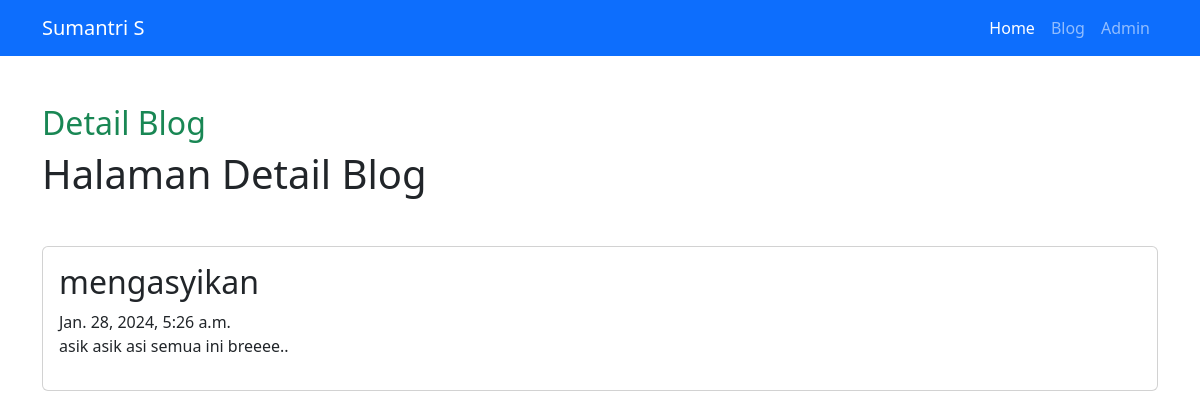
The page /blog/detail/mengasyikan/ on the database its author committed.
### blog/models.py (models this page shows, shortened)
class Artikel(models.Model):
    judul = models.CharField(max_length=255)
    isi = models.TextField()
    kategori = models.ForeignKey(Kategori, on_delete=models.CASCADE)
    slug_art = models.SlugField(editable=False, blank=True)
    pubdate = models.DateTimeField(auto_now_add=True)
    update = models.DateTimeField(auto_now=True)

### blog/views.py (the view)
# urls.py: path('detail/<slug:slugInput>/', views.detail_artikel, name='detail_artikel'),
def detail_artikel(request, slugInput):
    detail_articles = Artikel.objects.get(slug_art=slugInput)
    context = {
        'Judul': 'Detail Blog',
        'Heading': 'Halaman Detail Blog',
        'DetailArtikel': detail_articles,
    }
    return render(request, 'blog/detail.html', context)

### blog/templates/blog/detail.html (shortened to what this page needs)
{% extends "base.html" %}
{% block title %}
<h2 class="mt-5 text-success">{{Judul}}</h2>
{% endblock title %}
{% block contents %}
<h1>{{Heading}}</h1>
        <div class="card mt-5">
            <div class="card-body">
                <h2 class="card-title">{{DetailArtikel.judul}}</h2>
                <span class="text-secondar">{{DetailArtikel.pubdate}}</span>
                <p class="text-dark fst-norma">{{DetailArtikel.isi}}</p>
            </div>
        </div>
{% endblock contents %}

### rows shown on the page
Artikel: judul "mengasyikan", pubdate "Jan. 28, 2024, 5:26 a.m.", isi "asik asik asi semua ini breeee.."

### other values the page prints
{{ Judul }} "Detail Blog"
{{ Heading }} "Halaman Detail Blog"
